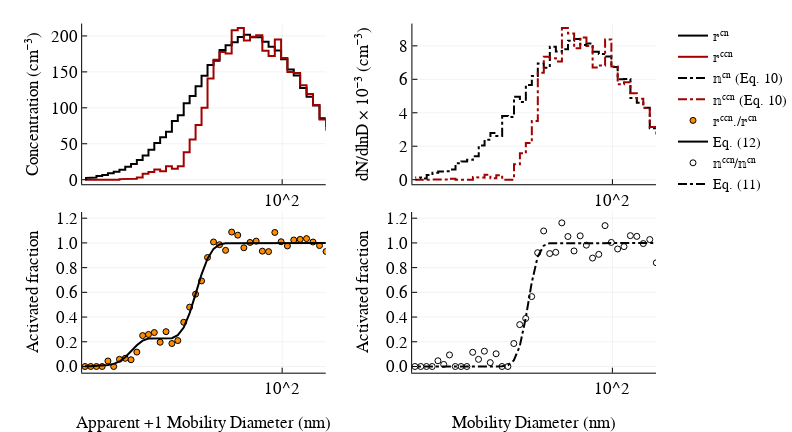

The cell this chart's notebook holds for it:
### Markdown cell above
<b> Table 1. </b> Best fit μ, σ obtained from the least-square algorithm.

### Code cell
figure("Nimbus Sans L", 2, 5.5, 3, 8)
pre = 1e-3

p1 = plot(δ.Dp, 𝕣ᶜⁿ.N, xaxis = :log10, xticks = [10, 100, 1000], ylabel = "Concentration (cm⁻³)", 
    label = "𝕣ᶜⁿ",  color = :black, lt = :steppre)
p1 = plot!(δ.Dp, 𝕣ᶜᶜⁿ.N, label = "𝕣ᶜᶜⁿ", color = RGBA(163/255,0,0,1), lt = :steppre,
        left_margin = 40px)

p2 = plot(𝕟ᶜⁿ.Dp, pre.*𝕟ᶜⁿ.S, xaxis = :log10, xticks = [10, 100, 1000], 
     ylabel = "dN/dlnD × 10⁻³ (cm⁻³)",  label = "𝕟ᶜⁿ (Eq. 10)", color = :black, 
     ls = :dashdot, lt = :steppre)
p2 = plot!(𝕟ᶜᶜⁿ.Dp, pre.*𝕟ᶜᶜⁿ.S, label = "𝕟ᶜᶜⁿ (Eq. 10)", color = RGBA(163/255,0,0,1), 
    ls = :dashdot, lt = :steppre, left_margin = 52px)

p3 = scatter(δ.Dp, 𝕣ᶜᶜⁿ.N./𝕣ᶜⁿ.N, xaxis = :log10, xticks = [10, 100],  
    xlabel = "Apparent +1 Mobility Diameter (nm)", ms = 3, 
    ylabel = "Activated fraction", ylim = (-0.05,1.25), label = "𝕣ᶜᶜⁿ./𝕣ᶜⁿ", markercolor = :darkorange,
     left_margin = 30px)

p3 = plot!(δ.Dp, model(δ.Dp, Ax), label = "Eq. (12)", color = :black , lw = 2)

p4 = scatter(𝕒𝕗₁.Dp, 𝕒𝕗₁.N, xaxis = :log10, xticks = [10, 100, 1000], ms = 3,
    xlabel = "Mobility Diameter (nm)", ylabel = "Activated fraction", label = "𝕟ᶜᶜⁿ/𝕟ᶜⁿ", 
    markercolor = :white, ylim = (-0.05,1.25), left_margin = 25px)

p4 = plot!(δ.Dp, Taf(δ.Dp,Ax[1],Ax[2]), label = "Eq. (11)", color = :black, lw = 2, ls = :dashdot)

plot(p1,p2,p3,p4, layout = grid(2,2),  bottom_margin = 10px, xlim =(30,130), 
    legend = :topright, lw = 2, right_margin = 20px, fmt = :svg)

### Figure 1 — Plotly figure (JSON) as saved in the notebook; plotly's stock layout.template omitted (floating-point values rounded to 4 significant figures)
{"data": [{"colorbar": {"title": ""}, "hoverinfo": "text", "legendgroup": "𝕣ᶜⁿ", "line": {"color": "rgba(0, 0, 0, 1.000)", "dash": "solid", "shape": "linear", "width": 2}, "mode": "lines", "name": "𝕣ᶜⁿ", "showlegend": true, "text": [null, null, null, null, null, null, null, null, null, null, null, null, null, null, null, null, null, null, null, null, null, null, null, null, null, null, null, null, null, null, null, null, null, null, null, null, null, null, null, null, null, null, null, null, null, null, null, null, null, null, null, null, null, null, null, null, null, null, null, null, null, null, null, null, null, null, null, null, null, null, null, null, null, null, null, null, null, null, null, null, null, null, null, null, null, null, null, null, null, null, null, null, null, null, null, null, null, null, null, null, null, null, null, null, null, null, null, null, null, null, null, null, null, null, null, null, null, null, null], "type": "scatter", "x": [293.1, 293.1, 279.8, 279.8, 267.2, 267.2, 255.3, 255.3, 244.1, 244.1, 233.5, 233.5, 223.4, 223.4, 213.9, 213.9, 204.8, 204.8, 196.2, 196.2, 188.0, 188.0, 180.3, 180.3, 172.9, 172.9, 165.9, 165.9, 159.2, 159.2, 152.9, 152.9, 146.8, 146.8, 141.0, 141.0, 135.5, 135.5, 130.2, 130.2, 125.2, 125.2, 120.4, 120.4, 115.8, 115.8, 111.4, 111.4, 107.2, 107.2, 103.2, 103.2, 99.37, 99.37, 95.69, 95.69, 92.15, 92.15, 88.77, 88.77, 85.52, 85.52, 82.4, 82.4, 79.42, 79.42, 76.55, 76.55, 73.79, 73.79, 71.15, 71.15, 68.6, 68.6, 66.16, 66.16, 63.81, 63.81, 61.56, 61.56, 59.39, 59.39, 57.3, 57.3, 55.29, 55.29, 53.36, 53.36, 51.5, 51.5, 49.71, 49.71, 47.98, 47.98, 46.32, 46.32, 44.72, 44.72, 43.18, 43.18, 41.7, 41.7, 40.26, 40.26, 38.89, 38.89, 37.56, 37.56, 36.27, 36.27, 35.04, 35.04, 33.85, 33.85, 32.7, 32.7, 31.59, 31.59, 30.52], "xaxis": "x1", "y": [0.1, 0.1, 0.1, 0.1, 0.1, 0.1, 0.1, 0.1, 0.1, 0.1, 0.1, 0.1, 0.1, 0.1, 0.1, 0.1, 0.1, 6.122, 6.122, 9.064, 9.064, 11.66, 11.66, 15.79, 15.79, 21.53, 21.53, 26.37, 26.37, 33.69, 33.69, 43.3, 43.3, 51.44, 51.44, 62.34, 62.34, 74.83, 74.83, 85.47, 85.47, 103.3, 103.3, 115.2, 115.2, 127.6, 127.6, 145.0, 145.0, 153.4, 153.4, 167.7, 167.7, 179.7, 179.7, 185.1, 185.1, 192.1, 192.1, 198.0, 198.0, 198.1, 198.1, 201.6, 201.6, 198.5, 198.5, 191.3, 191.3, 186.9, 186.9, 180.3, 180.3, 165.6, 165.6, 159.7, 159.7, 144.5, 144.5, 129.9, 129.9, 116.6, 116.6, 106.3, 106.3, 89.64, 89.64, 81.73, 81.73, 66.75, 66.75, 59.14, 59.14, 50.96, 50.96, 41.66, 41.66, 33.59, 33.59, 27.47, 27.47, 21.99, 21.99, 18.15, 18.15, 13.77, 13.77, 10.98, 10.98, 8.924, 8.924, 6.663, 6.663, 5.142, 5.142, 2.981, 2.981, 2.181, 2.181], "yaxis": "y1", "zmax": 0.1, "zmin": -0.1}, {"colorbar": {"title": ""}, "hoverinfo": "text", "legendgroup": "𝕣ᶜᶜⁿ", "line": {"color": "rgba(163, 0, 0, 1.000)", "dash": "solid", "shape": "linear", "width": 2}, "mode": "lines", "name": "𝕣ᶜᶜⁿ", "showlegend": true, "text": [null, null, null, null, null, null, null, null, null, null, null, null, null, null, null, null, null, null, null, null, null, null, null, null, null, null, null, null, null, null, null, null, null, null, null, null, null, null, null, null, null, null, null, null, null, null, null, null, null, null, null, null, null, null, null, null, null, null, null, null, null, null, null, null, null, null, null, null, null, null, null, null, null, null, null, null, null, null, null, null, null, null, null, null, null, null, null, null, null, null, null, null, null, null, null, null, null, null, null, null, null, null, null, null, null, null, null, null, null, null, null, null, null, null, null, null, null, null, null], "type": "scatter", "x": [293.1, 293.1, 279.8, 279.8, 267.2, 267.2, 255.3, 255.3, 244.1, 244.1, 233.5, 233.5, 223.4, 223.4, 213.9, 213.9, 204.8, 204.8, 196.2, 196.2, 188.0, 188.0, 180.3, 180.3, 172.9, 172.9, 165.9, 165.9, 159.2, 159.2, 152.9, 152.9, 146.8, 146.8, 141.0, 141.0, 135.5, 135.5, 130.2, 130.2, 125.2, 125.2, 120.4, 120.4, 115.8, 115.8, 111.4, 111.4, 107.2, 107.2, 103.2, 103.2, 99.37, 99.37, 95.69, 95.69, 92.15, 92.15, 88.77, 88.77, 85.52, 85.52, 82.4, 82.4, 79.42, 79.42, 76.55, 76.55, 73.79, 73.79, 71.15, 71.15, 68.6, 68.6, 66.16, 66.16, 63.81, 63.81, 61.56, 61.56, 59.39, 59.39, 57.3, 57.3, 55.29, 55.29, 53.36, 53.36, 51.5, 51.5, 49.71, 49.71, 47.98, 47.98, 46.32, 46.32, 44.72, 44.72, 43.18, 43.18, 41.7, 41.7, 40.26, 40.26, 38.89, 38.89, 37.56, 37.56, 36.27, 36.27, 35.04, 35.04, 33.85, 33.85, 32.7, 32.7, 31.59, 31.59, 30.52], "xaxis": "x1", "y": [0.1, 0.1, 0.1, 0.1, 0.1, 0.1, 0.1, 0.1, 0.1, 0.1, 0.1, 0.1, 0.1, 0.1, 0.1, 0.1, 0.1, 7.603, 7.603, 7.203, 7.203, 13.61, 13.61, 15.21, 15.21, 18.81, 18.81, 28.01, 28.01, 36.01, 36.01, 38.82, 38.82, 53.22, 53.22, 53.62, 53.62, 69.63, 69.63, 83.63, 83.63, 104.0, 104.0, 119.2, 119.2, 131.3, 131.3, 148.5, 148.5, 149.7, 149.7, 169.3, 169.3, 194.9, 194.9, 172.1, 172.1, 179.3, 179.3, 200.9, 200.9, 198.9, 198.9, 193.7, 193.7, 210.9, 210.9, 208.1, 208.1, 175.7, 175.7, 177.7, 177.7, 166.9, 166.9, 140.9, 140.9, 100.0, 100.0, 76.03, 76.03, 56.02, 56.02, 38.02, 38.02, 18.81, 18.81, 15.21, 15.21, 18.81, 18.81, 11.6, 11.6, 14.01, 14.01, 10.8, 10.8, 8.403, 8.403, 3.201, 3.201, 1.2, 1.2, 1.2, 1.2, 0.8003, 0.8003, 0, 0, 0.4002, 0.4002, 0, 0, 0, 0, 0, 0, 0, 0], "yaxis": "y1", "zmax": 0.1, "zmin": -0.1}, {"colorbar": {"title": ""}, "hoverinfo": "text", "legendgroup": "𝕟ᶜⁿ (Eq. 10)", "line": {"color": "rgba(0, 0, 0, 1.000)", "dash": "dashdot", "shape": "linear", "width": 2}, "mode": "lines", "name": "𝕟ᶜⁿ (Eq. 10)", "showlegend": true, "text": [null, null, null, null, null, null, null, null, null, null, null, null, null, null, null, null, null, null, null, null, null, null, null, null, null, null, null, null, null, null, null, null, null, null, null, null, null, null, null, null, null, null, null, null, null, null, null, null, null, null, null, null, null, null, null, null, null, null, null, null, null, null, null, null, null, null, null, null, null, null, null, null, null, null, null, null, null, null, null, null, null, null, null, null, null, null, null, null, null, null, null, null, null, null, null, null, null, null, null, null, null, null, null, null, null, null, null, null, null, null, null, null, null, null, null, null, null, null, null], "type": "scatter", "x": [293.1, 293.1, 279.8, 279.8, 267.2, 267.2, 255.3, 255.3, 244.1, 244.1, 233.5, 233.5, 223.4, 223.4, 213.9, 213.9, 204.8, 204.8, 196.2, 196.2, 188.0, 188.0, 180.3, 180.3, 172.9, 172.9, 165.9, 165.9, 159.2, 159.2, 152.9, 152.9, 146.8, 146.8, 141.0, 141.0, 135.5, 135.5, 130.2, 130.2, 125.2, 125.2, 120.4, 120.4, 115.8, 115.8, 111.4, 111.4, 107.2, 107.2, 103.2, 103.2, 99.37, 99.37, 95.69, 95.69, 92.15, 92.15, 88.77, 88.77, 85.52, 85.52, 82.4, 82.4, 79.42, 79.42, 76.55, 76.55, 73.79, 73.79, 71.15, 71.15, 68.6, 68.6, 66.16, 66.16, 63.81, 63.81, 61.56, 61.56, 59.39, 59.39, 57.3, 57.3, 55.29, 55.29, 53.36, 53.36, 51.5, 51.5, 49.71, 49.71, 47.98, 47.98, 46.32, 46.32, 44.72, 44.72, 43.18, 43.18, 41.7, 41.7, 40.26, 40.26, 38.89, 38.89, 37.56, 37.56, 36.27, 36.27, 35.04, 35.04, 33.85, 33.85, 32.7, 32.7, 31.59, 31.59, 30.52], "xaxis": "x2", "y": [0.04924, 0, 0, 0, 0, 0.05377, 0.05377, 0, 0, 0, 0, 0.09017, 0.09017, 0, 0, 0, 0, 0.3809, 0.3809, 0.4128, 0.4128, 0.5323, 0.5323, 0.4065, 0.4065, 0.9081, 0.9081, 1.118, 1.118, 1.151, 1.151, 1.757, 1.757, 2.094, 2.094, 2.424, 2.424, 3.079, 3.079, 3.068, 3.068, 4.302, 4.302, 4.598, 4.598, 4.885, 4.885, 6.011, 6.011, 5.996, 5.996, 6.733, 6.733, 7.357, 7.357, 7.517, 7.517, 7.649, 7.649, 8.143, 8.143, 8.047, 8.047, 8.407, 8.407, 8.309, 8.309, 7.796, 7.796, 7.656, 7.656, 7.946, 7.946, 6.698, 6.698, 6.946, 6.946, 6.205, 6.205, 5.659, 5.659, 4.65, 4.65, 4.965, 4.965, 3.752, 3.752, 3.806, 3.806, 2.612, 2.612, 2.796, 2.796, 2.384, 2.384, 2.042, 2.042, 1.399, 1.399, 1.189, 1.189, 1.089, 1.089, 0.978, 0.978, 0.6101, 0.6101, 0.5082, 0.5082, 0.4948, 0.4948, 0.412, 0.412, 0.283, 0.283, 0.06956, 0.06956, 0.1357, 0.1357], "yaxis": "y2", "zmax": 0.1, "zmin": -0.1}, {"colorbar": {"title": ""}, "hoverinfo": "text", "legendgroup": "𝕟ᶜᶜⁿ (Eq. 10)", "line": {"color": "rgba(163, 0, 0, 1.000)", "dash": "dashdot", "shape": "linear", "width": 2}, "mode": "lines", "name": "𝕟ᶜᶜⁿ (Eq. 10)", "showlegend": true, "text": [null, null, null, null, null, null, null, null, null, null, null, null, null, null, null, null, null, null, null, null, null, null, null, null, null, null, null, null, null, null, null, null, null, null, null, null, null, null, null, null, null, null, null, null, null, null, null, null, null, null, null, null, null, null, null, null, null, null, null, null, null, null, null, null, null, null, null, null, null, null, null, null, null, null, null, null, null, null, null, null, null, null, null, null, null, null, null, null, null, null, null, null, null, null, null, null, null, null, null, null, null, null, null, null, null, null, null, null, null, null, null, null, null, null, null, null, null, null, null], "type": "scatter", "x": [293.1, 293.1, 279.8, 279.8, 267.2, 267.2, 255.3, 255.3, 244.1, 244.1, 233.5, 233.5, 223.4, 223.4, 213.9, 213.9, 204.8, 204.8, 196.2, 196.2, 188.0, 188.0, 180.3, 180.3, 172.9, 172.9, 165.9, 165.9, 159.2, 159.2, 152.9, 152.9, 146.8, 146.8, 141.0, 141.0, 135.5, 135.5, 130.2, 130.2, 125.2, 125.2, 120.4, 120.4, 115.8, 115.8, 111.4, 111.4, 107.2, 107.2, 103.2, 103.2, 99.37, 99.37, 95.69, 95.69, 92.15, 92.15, 88.77, 88.77, 85.52, 85.52, 82.4, 82.4, 79.42, 79.42, 76.55, 76.55, 73.79, 73.79, 71.15, 71.15, 68.6, 68.6, 66.16, 66.16, 63.81, 63.81, 61.56, 61.56, 59.39, 59.39, 57.3, 57.3, 55.29, 55.29, 53.36, 53.36, 51.5, 51.5, 49.71, 49.71, 47.98, 47.98, 46.32, 46.32, 44.72, 44.72, 43.18, 43.18, 41.7, 41.7, 40.26, 40.26, 38.89, 38.89, 37.56, 37.56, 36.27, 36.27, 35.04, 35.04, 33.85, 33.85, 32.7, 32.7, 31.59, 31.59, 30.52], "xaxis": "x2", "y": [0.008077, 0, 0, 0.01418, 0.01418, 0, 0, 0.04131, 0.04131, 0.02615, 0.02615, 0.01787, 0.01787, 0, 0, 0, 0, 0.3717, 0.3717, 0.3004, 0.3004, 0.645, 0.645, 0.5475, 0.5475, 0.6189, 0.6189, 1.111, 1.111, 1.495, 1.495, 1.517, 1.517, 2.234, 2.234, 1.913, 1.913, 2.584, 2.584, 3.151, 3.151, 4.279, 4.279, 4.841, 4.841, 5.173, 5.173, 5.831, 5.831, 5.702, 5.702, 6.76, 6.76, 8.386, 8.386, 6.82, 6.82, 6.711, 6.711, 7.994, 7.994, 8.507, 8.507, 7.86, 7.86, 8.739, 8.739, 9.06, 9.06, 7.072, 7.072, 7.261, 7.261, 7.344, 7.344, 6.395, 6.395, 3.51, 3.51, 2.2, 2.2, 1.576, 1.576, 0.923, 0.923, 0, 0, 0, 0, 0.2685, 0.2685, 0.0877, 0.0877, 0.2954, 0.2954, 0.1183, 0.1183, 0.1609, 0.1609, 0, 0, 0, 0, 0, 0, 0.05711, 0.05711, 0.00852, 0.00852, 0.02296, 0.02296, 0, 0, 0, 0, 0, 0, 0, 0], "yaxis": "y2", "zmax": 0.1, "zmin": -0.1}, {"colorbar": {"title": ""}, "hoverinfo": "text", "legendgroup": "𝕣ᶜᶜⁿ./𝕣ᶜⁿ", "marker": {"color": "rgba(255, 140, 0, 1.000)", "line": {"color": "rgba(0, 0, 0, 1.000)", "width": 1}, "size": 6, "symbol": "circle"}, "mode": "markers", "name": "𝕣ᶜᶜⁿ./𝕣ᶜⁿ", "showlegend": true, "text": [null, null, null, null, null, null, null, null, null, null, null, null, null, null, null, null, null, null, null, null, null, null, null, null, null, null, null, null, null, null, null, null, null, null, null, null, null, null, null, null, null, null, null, null, null, null, null, null, null, null, null, null, null, null, null, null, null, null, null, null], "type": "scatter", "x": [293.1, 279.8, 267.2, 255.3, 244.1, 233.5, 223.4, 213.9, 204.8, 196.2, 188.0, 180.3, 172.9, 165.9, 159.2, 152.9, 146.8, 141.0, 135.5, 130.2, 125.2, 120.4, 115.8, 111.4, 107.2, 103.2, 99.37, 95.69, 92.15, 88.77, 85.52, 82.4, 79.42, 76.55, 73.79, 71.15, 68.6, 66.16, 63.81, 61.56, 59.39, 57.3, 55.29, 53.36, 51.5, 49.71, 47.98, 46.32, 44.72, 43.18, 41.7, 40.26, 38.89, 37.56, 36.27, 35.04, 33.85, 32.7, 31.59, 30.52], "xaxis": "x3", "y": [1, 1, 1, 1, 1, 1, 1, 1, 1, 1.242, 0.7947, 1.166, 0.9632, 0.8736, 1.062, 1.069, 0.8965, 1.035, 0.8601, 0.9305, 0.9785, 1.007, 1.035, 1.029, 1.024, 0.9754, 1.009, 1.085, 0.9296, 0.9334, 1.014, 1.004, 0.9606, 1.063, 1.088, 0.9399, 0.9854, 1.008, 0.882, 0.6925, 0.5852, 0.4805, 0.3577, 0.2098, 0.186, 0.2818, 0.1962, 0.2748, 0.2594, 0.2501, 0.1165, 0.0546, 0.06615, 0.05814, 0, 0.04484, 0, 0, 0, 0], "yaxis": "y3", "zmax": 0.1, "zmin": -0.1}, {"colorbar": {"title": ""}, "hoverinfo": "text", "legendgroup": "Eq. (12)", "line": {"color": "rgba(0, 0, 0, 1.000)", "dash": "solid", "shape": "linear", "width": 2}, "mode": "lines", "name": "Eq. (12)", "showlegend": true, "text": [null, null, null, null, null, null, null, null, null, null, null, null, null, null, null, null, null, null, null, null, null, null, null, null, null, null, null, null, null, null, null, null, null, null, null, null, null, null, null, null, null, null, null, null, null, null, null, null, null, null, null, null, null, null, null, null, null, null, null, null], "type": "scatter", "x": [293.1, 279.8, 267.2, 255.3, 244.1, 233.5, 223.4, 213.9, 204.8, 196.2, 188.0, 180.3, 172.9, 165.9, 159.2, 152.9, 146.8, 141.0, 135.5, 130.2, 125.2, 120.4, 115.8, 111.4, 107.2, 103.2, 99.37, 95.69, 92.15, 88.77, 85.52, 82.4, 79.42, 76.55, 73.79, 71.15, 68.6, 66.16, 63.81, 61.56, 59.39, 57.3, 55.29, 53.36, 51.5, 49.71, 47.98, 46.32, 44.72, 43.18, 41.7, 40.26, 38.89, 37.56, 36.27, 35.04, 33.85, 32.7, 31.59, 30.52], "xaxis": "x3", "y": [1.0, 1.0, 1.0, 1.0, 1.0, 1.0, 1.0, 1.0, 1.0, 1.0, 1.0, 1.0, 1.0, 1.0, 1.0, 1.0, 1.0, 1.0, 1.0, 1.0, 1.0, 1.0, 1.0, 1, 1.0, 1.0, 1.0, 1.0, 1.0, 1.0, 1.0, 1.0, 1.0, 1.0, 0.9998, 0.9979, 0.9873, 0.9519, 0.8728, 0.746, 0.5855, 0.4317, 0.3147, 0.2533, 0.2291, 0.2281, 0.2294, 0.2305, 0.2257, 0.2091, 0.1722, 0.123, 0.07498, 0.0409, 0.02115, 0.01171, 0.007078, 0.004519, 0.00276, 0.001494], "yaxis": "y3", "zmax": 0.1, "zmin": -0.1}, {"colorbar": {"title": ""}, "hoverinfo": "text", "legendgroup": "𝕟ᶜᶜⁿ/𝕟ᶜⁿ", "marker": {"color": "rgba(255, 255, 255, 1.000)", "line": {"color": "rgba(0, 0, 0, 1.000)", "width": 1}, "size": 6, "symbol": "circle"}, "mode": "markers", "name": "𝕟ᶜᶜⁿ/𝕟ᶜⁿ", "showlegend": true, "text": [null, null, null, null, null, null, null, null, null, null, null, null, null, null, null, null, null, null, null, null, null, null, null, null, null, null, null, null, null, null, null, null, null, null, null, null, null, null, null, null, null, null, null, null, null, null, null, null, null, null, null, null, null, null, null, null, null, null, null, null], "type": "scatter", "x": [293.1, 279.8, 267.2, 255.3, 244.1, 233.5, 223.4, 213.9, 204.8, 196.2, 188.0, 180.3, 172.9, 165.9, 159.2, 152.9, 146.8, 141.0, 135.5, 130.2, 125.2, 120.4, 115.8, 111.4, 107.2, 103.2, 99.37, 95.69, 92.15, 88.77, 85.52, 82.4, 79.42, 76.55, 73.79, 71.15, 68.6, 66.16, 63.81, 61.56, 59.39, 57.3, 55.29, 53.36, 51.5, 49.71, 47.98, 46.32, 44.72, 43.18, 41.7, 40.26, 38.89, 37.56, 36.27, 35.04, 33.85, 32.7, 31.59, 30.52], "xaxis": "x4", "y": [1, 1, 1, 1, 1, 1, 1, 1, 1, 1, 1, 1, 1, 1, 1, 607.2, 0.8636, 1.067, 0.7891, 0.8391, 1.027, 0.9948, 1.053, 1.059, 0.97, 0.951, 1.004, 1.14, 0.9073, 0.8773, 0.9817, 1.057, 0.9349, 1.052, 1.162, 0.9236, 0.9138, 1.096, 0.9207, 0.5657, 0.3887, 0.3389, 0.1859, 0, 0, 0.1028, 0.03136, 0.1239, 0.05791, 0.115, 0, 0, 0, 0.09361, 0.01676, 0.04641, 0, 0, 0, 0], "yaxis": "y4", "zmax": 0.1, "zmin": -0.1}, {"colorbar": {"title": ""}, "hoverinfo": "text", "legendgroup": "Eq. (11)", "line": {"color": "rgba(0, 0, 0, 1.000)", "dash": "dashdot", "shape": "linear", "width": 2}, "mode": "lines", "name": "Eq. (11)", "showlegend": true, "text": [null, null, null, null, null, null, null, null, null, null, null, null, null, null, null, null, null, null, null, null, null, null, null, null, null, null, null, null, null, null, null, null, null, null, null, null, null, null, null, null, null, null, null, null, null, null, null, null, null, null, null, null, null, null, null, null, null, null, null, null], "type": "scatter", "x": [293.1, 279.8, 267.2, 255.3, 244.1, 233.5, 223.4, 213.9, 204.8, 196.2, 188.0, 180.3, 172.9, 165.9, 159.2, 152.9, 146.8, 141.0, 135.5, 130.2, 125.2, 120.4, 115.8, 111.4, 107.2, 103.2, 99.37, 95.69, 92.15, 88.77, 85.52, 82.4, 79.42, 76.55, 73.79, 71.15, 68.6, 66.16, 63.81, 61.56, 59.39, 57.3, 55.29, 53.36, 51.5, 49.71, 47.98, 46.32, 44.72, 43.18, 41.7, 40.26, 38.89, 37.56, 36.27, 35.04, 33.85, 32.7, 31.59, 30.52], "xaxis": "x4", "y": [1, 1, 1, 1, 1, 1, 1, 1, 1, 1, 1, 1, 1, 1, 1, 1, 1, 1, 1, 1, 1, 1, 1, 1, 1, 1, 1, 1, 1, 1, 1, 1.0, 1.0, 1.0, 1.0, 0.9999, 0.9977, 0.9777, 0.8881, 0.6758, 0.3915, 0.1638, 0.04887, 0.01052, 0.001672, 0.0002018, 1.904e-05, 1.445e-06, 9.068e-08, 4.825e-09, 2.229e-10, 9.133e-12, 3.386e-13, 1.155e-14, 3.886e-16, 0, 0, 0, 0, 0], "yaxis": "y4", "zmax": 0.1, "zmin": -0.1}], "layout": {"annotations": [], "height": 432, "legend": {"bgcolor": "rgba(255, 255, 255, 1.000)", "bordercolor": "rgba(0, 0, 0, 1.000)", "font": {"color": "rgba(0, 0, 0, 1.000)", "family": "Nimbus Sans L", "size": 14}, "tracegroupgap": 0, "x": 1, "y": 1}, "margin": {"b": 20, "l": 0, "r": 0, "t": 20}, "paper_bgcolor": "rgba(255, 255, 255, 1.000)", "plot_bgcolor": "rgba(255, 255, 255, 1.000)", "showlegend": true, "width": 792, "xaxis1": {"anchor": "y1", "domain": [0.1221, 0.484], "gridcolor": "rgba(0, 0, 0, 0.100)", "gridwidth": 0.5, "linecolor": "rgba(0, 0, 0, 1.000)", "mirror": false, "range": [1.477, 2.114], "showgrid": true, "showline": true, "showticklabels": true, "tickangle": 0, "tickcolor": "rgb(0, 0, 0)", "tickfont": {"color": "rgba(0, 0, 0, 1.000)", "family": "Nimbus Sans L", "size": 17}, "tickmode": "array", "ticks": "inside", "ticktext": ["10^2"], "tickvals": [100], "title": "", "titlefont": {"color": "rgba(0, 0, 0, 1.000)", "family": "Nimbus Sans L", "size": 17}, "type": "log", "visible": true, "zeroline": false, "zerolinecolor": "rgba(0, 0, 0, 1.000)"}, "xaxis2": {"anchor": "y2", "domain": [0.6128, 0.9747], "gridcolor": "rgba(0, 0, 0, 0.100)", "gridwidth": 0.5, "linecolor": "rgba(0, 0, 0, 1.000)", "mirror": false, "range": [1.477, 2.114], "showgrid": true, "showline": true, "showticklabels": true, "tickangle": 0, "tickcolor": "rgb(0, 0, 0)", "tickfont": {"color": "rgba(0, 0, 0, 1.000)", "family": "Nimbus Sans L", "size": 17}, "tickmode": "array", "ticks": "inside", "ticktext": ["10^2"], "tickvals": [100], "title": "", "titlefont": {"color": "rgba(0, 0, 0, 1.000)", "family": "Nimbus Sans L", "size": 17}, "type": "log", "visible": true, "zeroline": false, "zerolinecolor": "rgba(0, 0, 0, 1.000)"}, "xaxis3": {"anchor": "y3", "domain": [0.1221, 0.484], "gridcolor": "rgba(0, 0, 0, 0.100)", "gridwidth": 0.5, "linecolor": "rgba(0, 0, 0, 1.000)", "mirror": false, "range": [1.477, 2.114], "showgrid": true, "showline": true, "showticklabels": true, "tickangle": 0, "tickcolor": "rgb(0, 0, 0)", "tickfont": {"color": "rgba(0, 0, 0, 1.000)", "family": "Nimbus Sans L", "size": 17}, "tickmode": "array", "ticks": "inside", "ticktext": ["10^2"], "tickvals": [100], "title": "Apparent +1 Mobility Diameter (nm)", "titlefont": {"color": "rgba(0, 0, 0, 1.000)", "family": "Nimbus Sans L", "size": 17}, "type": "log", "visible": true, "zeroline": false, "zerolinecolor": "rgba(0, 0, 0, 1.000)"}, "xaxis4": {"anchor": "y4", "domain": [0.6124, 0.9747], "gridcolor": "rgba(0, 0, 0, 0.100)", "gridwidth": 0.5, "linecolor": "rgba(0, 0, 0, 1.000)", "mirror": false, "range": [1.477, 2.114], "showgrid": true, "showline": true, "showticklabels": true, "tickangle": 0, "tickcolor": "rgb(0, 0, 0)", "tickfont": {"color": "rgba(0, 0, 0, 1.000)", "family": "Nimbus Sans L", "size": 17}, "tickmode": "array", "ticks": "inside", "ticktext": ["10^2"], "tickvals": [100], "title": "Mobility Diameter (nm)", "titlefont": {"color": "rgba(0, 0, 0, 1.000)", "family": "Nimbus Sans L", "size": 17}, "type": "log", "visible": true, "zeroline": false, "zerolinecolor": "rgba(0, 0, 0, 1.000)"}, "yaxis1": {"anchor": "x1", "domain": [0.581, 0.9909], "gridcolor": "rgba(0, 0, 0, 0.100)", "gridwidth": 0.5, "linecolor": "rgba(0, 0, 0, 1.000)", "mirror": false, "range": [-6.327, 217.2], "showgrid": true, "showline": true, "showticklabels": true, "tickangle": 0, "tickcolor": "rgb(0, 0, 0)", "tickfont": {"color": "rgba(0, 0, 0, 1.000)", "family": "Nimbus Sans L", "size": 17}, "tickmode": "array", "ticks": "inside", "ticktext": ["0", "50", "100", "150", "200"], "tickvals": [0, 50, 100, 150, 200], "title": "Concentration (cm⁻³)", "titlefont": {"color": "rgba(0, 0, 0, 1.000)", "family": "Nimbus Sans L", "size": 17}, "type": "-", "visible": true, "zeroline": false, "zerolinecolor": "rgba(0, 0, 0, 1.000)"}, "yaxis2": {"anchor": "x2", "domain": [0.581, 0.9909], "gridcolor": "rgba(0, 0, 0, 0.100)", "gridwidth": 0.5, "linecolor": "rgba(0, 0, 0, 1.000)", "mirror": false, "range": [-0.2718, 9.332], "showgrid": true, "showline": true, "showticklabels": true, "tickangle": 0, "tickcolor": "rgb(0, 0, 0)", "tickfont": {"color": "rgba(0, 0, 0, 1.000)", "family": "Nimbus Sans L", "size": 17}, "tickmode": "array", "ticks": "inside", "ticktext": ["0", "2", "4", "6", "8"], "tickvals": [0, 2, 4, 6, 8], "title": "dN/dlnD × 10⁻³ (cm⁻³)", "titlefont": {"color": "rgba(0, 0, 0, 1.000)", "family": "Nimbus Sans L", "size": 17}, "type": "-", "visible": true, "zeroline": false, "zerolinecolor": "rgba(0, 0, 0, 1.000)"}, "yaxis3": {"anchor": "x3", "domain": [0.1003, 0.5102], "gridcolor": "rgba(0, 0, 0, 0.100)", "gridwidth": 0.5, "linecolor": "rgba(0, 0, 0, 1.000)", "mirror": false, "range": [-0.05, 1.25], "showgrid": true, "showline": true, "showticklabels": true, "tickangle": 0, "tickcolor": "rgb(0, 0, 0)", "tickfont": {"color": "rgba(0, 0, 0, 1.000)", "family": "Nimbus Sans L", "size": 17}, "tickmode": "array", "ticks": "inside", "ticktext": ["0.0", "0.2", "0.4", "0.6", "0.8", "1.0", "1.2"], "tickvals": [0, 0.2, 0.4, 0.6, 0.8, 1, 1.2], "title": "Activated fraction", "titlefont": {"color": "rgba(0, 0, 0, 1.000)", "family": "Nimbus Sans L", "size": 17}, "type": "-", "visible": true, "zeroline": false, "zerolinecolor": "rgba(0, 0, 0, 1.000)"}, "yaxis4": {"anchor": "x4", "domain": [0.1003, 0.5102], "gridcolor": "rgba(0, 0, 0, 0.100)", "gridwidth": 0.5, "linecolor": "rgba(0, 0, 0, 1.000)", "mirror": false, "range": [-0.05, 1.25], "showgrid": true, "showline": true, "showticklabels": true, "tickangle": 0, "tickcolor": "rgb(0, 0, 0)", "tickfont": {"color": "rgba(0, 0, 0, 1.000)", "family": "Nimbus Sans L", "size": 17}, "tickmode": "array", "ticks": "inside", "ticktext": ["0.0", "0.2", "0.4", "0.6", "0.8", "1.0", "1.2"], "tickvals": [0, 0.2, 0.4, 0.6, 0.8, 1, 1.2], "title": "Activated fraction", "titlefont": {"color": "rgba(0, 0, 0, 1.000)", "family": "Nimbus Sans L", "size": 17}, "type": "-", "visible": true, "zeroline": false, "zerolinecolor": "rgba(0, 0, 0, 1.000)"}}}
